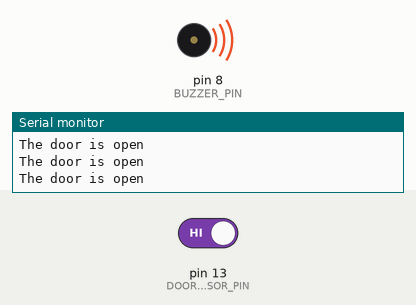
Bench run of a sketch on a simulated Arduino Uno, built with avr-gcc and run on an emulated ATmega328P. Parts: buzzer (waves = sounding), the last lines printed to the serial monitor. Inputs (shaded band) come from the test bench; at power-on: pin 13 (DOOR_SENSOR_PIN) HIGH.

Above: at 11.1 s.
11.2 s: pin 13 (DOOR_SENSOR_PIN) driven LOW
At 16.1 s:
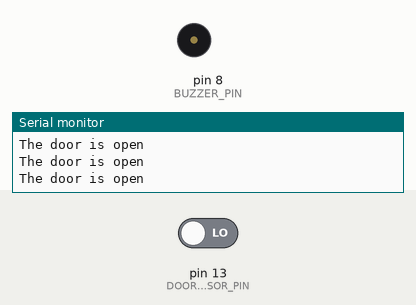
17.4 s: pin 13 (DOOR_SENSOR_PIN) driven HIGH
At 25.6 s:
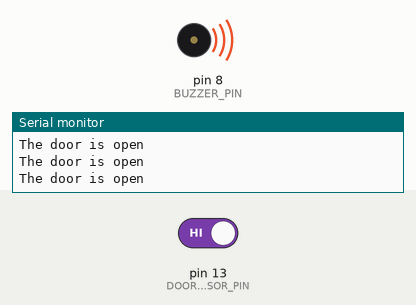
Timing chart, 0 to 29.6 s (numbered marks = the images above; inputs shaded):
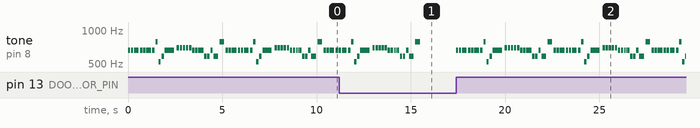

The sketch:

door_melody.ino
```cpp
#include "pitches.h"

const int DOOR_SENSOR_PIN = 13; // Arduino pin connected to door sensor's pin
const int BUZZER_PIN      = 8;  // Arduino pin connected to Buzzer's pin

int doorState;

// notes in the melody:
int melody[] = {
  NOTE_E5, NOTE_E5, NOTE_E5,
  NOTE_E5, NOTE_E5, NOTE_E5,
  NOTE_E5, NOTE_G5, NOTE_C5, NOTE_D5,
  NOTE_E5,
  NOTE_F5, NOTE_F5, NOTE_F5, NOTE_F5,
  NOTE_F5, NOTE_E5, NOTE_E5, NOTE_E5, NOTE_E5,
  NOTE_E5, NOTE_D5, NOTE_D5, NOTE_E5,
  NOTE_D5, NOTE_G5
};

// note durations: 4 = quarter note, 8 = eighth note, etc, also called tempo:
int noteDurations[] = {
  8, 8, 4,
  8, 8, 4,
  8, 8, 8, 8,
  2,
  8, 8, 8, 8,
  8, 8, 8, 16, 16,
  8, 8, 8, 8,
  4, 4
};

void setup() {
  Serial.begin(9600);                     // initialize serial
  pinMode(DOOR_SENSOR_PIN, INPUT_PULLUP); // set arduino pin to input pull-up mode
}

void loop() {
  doorState = digitalRead(DOOR_SENSOR_PIN); // read state

  if (doorState == HIGH) {
    Serial.println("The door is open");
    buzzer();
  }
}

void buzzer() {
  // iterate over the notes of the melody:
  int size = sizeof(noteDurations) / sizeof(int);

  for (int thisNote = 0; thisNote < size; thisNote++) {
    // to calculate the note duration, take one second divided by the note type.
    //e.g. quarter note = 1000 / 4, eighth note = 1000/8, etc.
    int noteDuration = 1000 / noteDurations[thisNote];
    tone(BUZZER_PIN, melody[thisNote], noteDuration);

    // to distinguish the notes, set a minimum time between them.
    // the note's duration + 30% seems to work well:
    int pauseBetweenNotes = noteDuration * 1.30;
    delay(pauseBetweenNotes);
    // stop the tone playing:
    noTone(BUZZER_PIN);
  }
}
```

Measured:
- after the input at 11.2 s, tone on pin 8 (BUZZER_PIN): goes on until 15.5 s, then stays silent
- after the input at 17.4 s, tone on pin 8 (BUZZER_PIN): plays 659 Hz for 0.13 s, 659 Hz for 0.13 s, 659 Hz for 0.25 s, 659 Hz for 0.13 s, 659 Hz for 0.13 s, 659 Hz for 0.25 s … (62 notes in this stretch), starting at once
- by itself, tone on pin 8 (BUZZER_PIN): plays 659 Hz for 0.13 s, 659 Hz for 0.13 s, 659 Hz for 0.25 s, 659 Hz for 0.13 s, 659 Hz for 0.13 s, 659 Hz for 0.25 s … (57 notes in this stretch)
